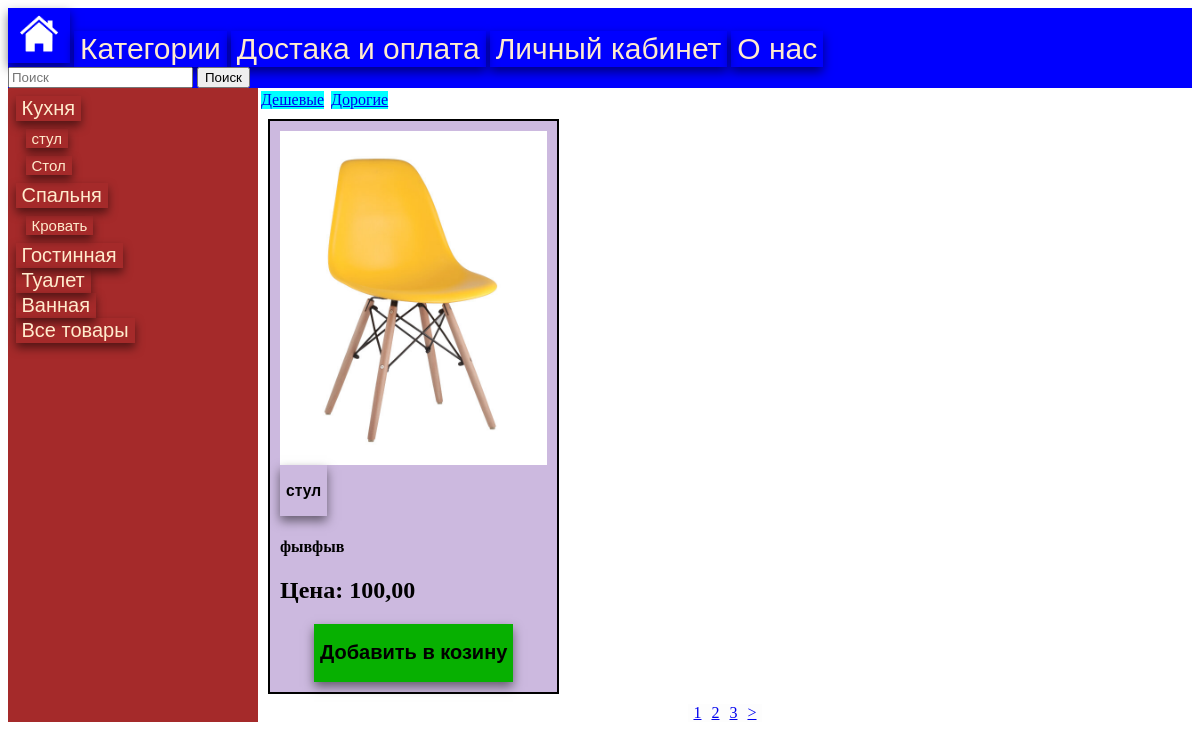
Page /assort/kuhnya/ on the committed database.
### products/models.py (models this page shows)
class Categories (models.Model):
    name=models.CharField( max_length=150, unique=True,verbose_name="Названее")
    slug=models.SlugField(max_length=200,blank=True,unique=True,verbose_name="URL")
    class Meta:
        db_table = "category"
        verbose_name="Категорию"
        verbose_name_plural="Категории"

class SubCategories (models.Model):
    name=models.CharField( max_length=150, unique=False,verbose_name="Названее")
    slug=models.SlugField(max_length=200,blank=True,unique=True,verbose_name="URL")
    category=models.ForeignKey(to=Categories, verbose_name=("Категория"), on_delete=models.CASCADE)
    class Meta:
        db_table = "subcategory"
        verbose_name="Податегория"
        verbose_name_plural="Подкатегории"

class Products(models.Model):
    name=models.CharField( max_length=150, unique=True
                          ,verbose_name="Названее")
    slug=models.SlugField(max_length=200,blank=True,unique=True,verbose_name="URL")
    discription=models.TextField(blank=True,null=True, verbose_name="Описание")
    image=models.ImageField(upload_to="goods",blank=True,null=True, verbose_name="Изображение")
    price=models.DecimalField(default=0.00, max_digits=7, decimal_places=2,verbose_name="Цена")
    quantity=models.PositiveIntegerField(default=0,verbose_name="Количество")
    subcategory=models.ForeignKey(to=SubCategories, verbose_name=("Категория"), on_delete=models.CASCADE)
    class Meta:
        db_table = "Product"
        verbose_name="Товар"
        verbose_name_plural="Товары"
        ordering=("id",)

### products/views.py (the view)
# urls.py: path('<slug:category_slug>/',views.assort, name='assort'),
def assort (request ,category_slug=0,subcategory_slug=0):
    page=request.GET.get('page',1)
    order_by=request.GET.get('order_by',None)
    query=request.GET.get('q',None)
    slug_url='#'
    products=0
    if query:
        products=q_search(query)
    elif category_slug!='all':
        if subcategory_slug !=0:
            subcat_id=SubCategories.objects.filter(slug=subcategory_slug)
            products=Products.objects.filter (subcategory = subcat_id[0])
            slug_url=subcategory_slug
        else:
            cat_id=Categories.objects.filter(slug=category_slug)
            subcateg=SubCategories.objects.filter (category = cat_id[0])
            i=0
            for subcat in subcateg:
                if i==0:
                    products=Products.objects.filter (subcategory = subcat)
                else:
                    products=Products.objects.filter (subcategory = subcat)|products
                i=i+1
            slug_url=category_slug
    else:
        products=Products.objects.all()
        slug_url=category_slug
    if products !=0:
        if order_by and order_by !='None':
            products=products.order_by(order_by)
        paginator=Paginator(products,1)
        current_pag=paginator.page(int(page))
    else:
        current_pag=products
    current_page=current_pag
    categories=Categories.objects.all()
    subcategories=SubCategories.objects.all()
    context={
        "title":"Home - Главная",
        "categories": categories,
        "subcategories":subcategories,
        "products":current_page,
        "category":category_slug,
        "subcategory":subcategory_slug,
        "slug_url":slug_url,
        "order_by":order_by
    }
    return render(request,'products/assort.html',context)

### products/templatetags/products_tags.py (called while the page is built)
@register.simple_tag(takes_context=True)
def change_params(context,**kwargs):
    query=context['request'].GET.dict()
    query.update(kwargs)
    return urlencode(query)

### products/templates/products/assort.html (shortened to what this page needs)
{% extends 'main/base.html' %}
{% load static %}
{% load products_tags %}
{% block content %}
<div class="assort">
    <div class="cat">
        {% for category in categories %}
            <form action="{% url 'products:assort' category.slug %}">
                <button class="bcat">{{category.name}}</button>
            </form>
            {% for subcategory in subcategories %}
                {% if category.id == subcategory.category.id %}
                    <dl class="subca">
                        <dt>
                            <form action="{% url 'products:assort' category.slug subcategory.slug %}">
                                <button class="subcat">
                                    {{subcategory.name}}
                                </button>
                            </form>
                        </dt>
                    </dl>
                {% endif %}
            {% endfor %}
        {% endfor %}
    </div>
    <div>
        <div >
            <div class="filters">
                <a  href="?{% change_params order_by='price' %}">Дешевые</a>
            </div>
            <div class="filters">
                <a  href="?{% change_params order_by='-price' %}">Дорогие</a>
            </div>
        </div>
        <div class="listtovar">
            {% if products != 0 %}
                {% for product in products %}
                    <div class="cart">
                        {% if product.image %}
                            <img src="{{product.image.url}}" alt="{{product.name}}">
                        {%else%}
                            <img src="{% static 'images/NFimg.jpg' %}">
                        {% endif %}
                        <form action="{% url 'products:product' product.slug %}">
                            <button class="home"  >
                                <h3 >{{product.name}}</h3>
                            </button>
                        </form>
                        <h4>{{product.discription}}</h4>
                        <h2>Цена: {{product.price}}</h2>
                        <button class="bag"  >
                            <h2>Добавить в козину</h2>
                        </button>
                    </div>
                {% endfor %}
            {% else %}
                <p>Ничего не найдено</p>
            {% endif %}
        </div>
        <div class=pagdiv>
            {% if products != 0 %}
                {% for page in products.paginator.page_range %}
                    {% if page >= products.number|add:-2 and page <= products.number|add:2 %}
                        <div class="pagbutton">
                            <a  href="?{% change_params page=page %}">{{page}}</a>
                        </div>
                    {% endif %}
                {% endfor %}
                {% if products.has_next %}
                <div class="pagbutton">
                    <a  href="?{% change_params page=products.next_page_number %}">></a>
                </div>
                {% endif %}
            {% endif %}
        </div>
    </div>
</div>
{% endblock content %}

### static/styles/style.css (style rules this page uses)
.home { background-color: transparent; border: none; cursor: pointer; box-shadow: 0px 5px 10px 0px rgba(0, 0, 0, 0.5) }
.assort { display: grid; grid-template-columns: 250px auto ; }
.cat { display:inline; background-color: brown; padding: 3%; }
.bcat { display:flex; color: blanchedalmond; font-size: 20px; cursor: pointer; background-color: transparent; border: none; box-shadow: 0px 5px 10px 0px rgba(0, 0, 0, 0.5); }
.subcat { display:flex; color: blanchedalmond; font-size: 15px; margin-top: 0px; cursor: pointer; background-color: transparent; border: none; box-shadow: 0px 5px 10px 0px rgba(0, 0, 0, 0.5); }
.subca { margin: 8px; margin-left: 10px; }
.listtovar { display: grid; grid-template-columns: repeat(3,1fr); grid-template-rows: repeat(1,1fr); }
.cart { background-color: rgb(204, 185, 223); margin: 10px; border: 2px solid black; padding: 10px; position: relative; }
.cart>img { display: flex; max-width: 100%; max-height: 65%; margin-left: auto; margin-right: auto; }
.base { background-image: url(base.jpeg); background-size: no-repeat; }
.bag { display: flex; background-color: transparent; margin-left: auto; margin-right: auto; border: none; cursor: pointer; box-shadow: 0px 5px 10px 0px rgba(0, 0, 0, 0.5); background-color: rgb(7, 176, 1); }
.pagdiv { display: flex; justify-content: center; }
.pagbutton { padding-left: 5px; padding-right: 5px; border-left: 1px; border-color: black; background-color: rgb(253, 253, 253); }
.filters { display: inline-flex; background-color: aqua; margin-top: 3px; margin-left: 3px; }

### rows in the picture
Categories: name "Кухня"
SubCategories: name "стул"
SubCategories: name "Стол"
Categories: name "Спальня"
SubCategories: name "Кровать"
Categories: name "Гостинная"
Categories: name "Туалет"
Categories: name "Ванная"
Categories: name "Все товары"
Products: image (picture), name "стул", discription "фывфыв", price "100,00"

### other values in the picture
{{ page }} "1" "2" "3"
